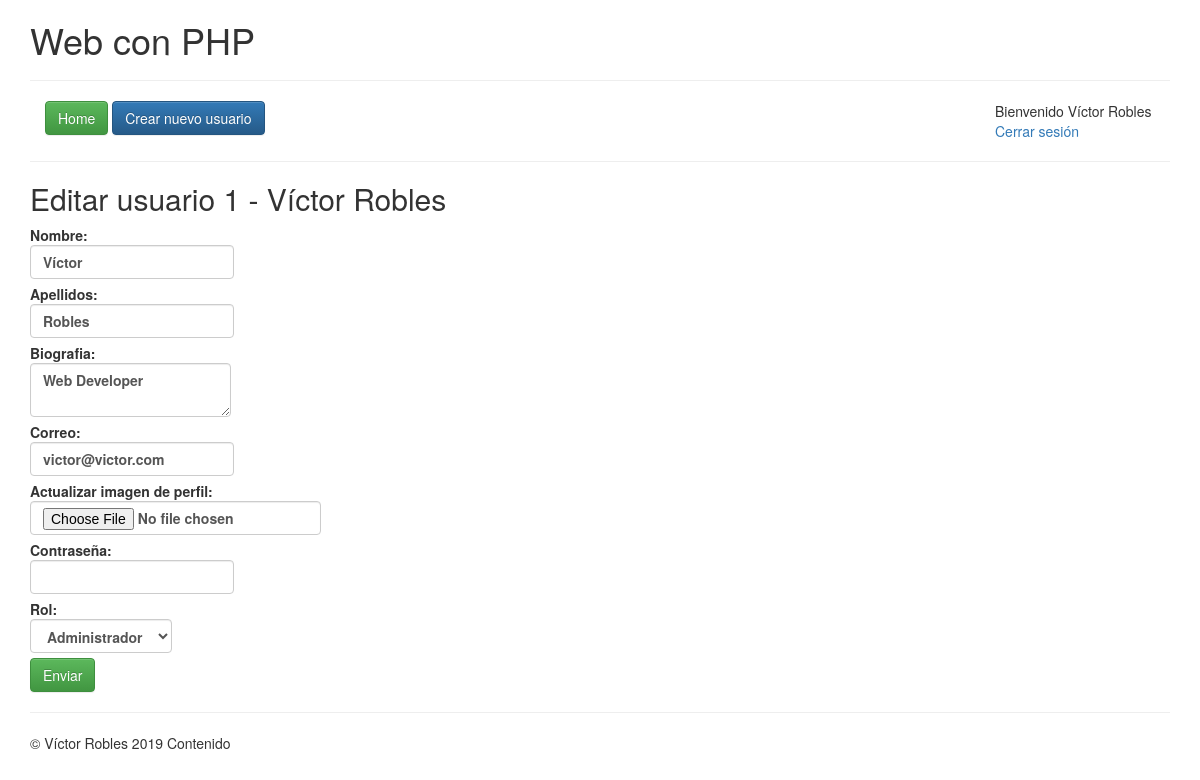
Page /app/editar.php?id=1 (signed in) on the committed database.
### tables this page shows
CREATE TABLE `users` (
  `user_id` int(255) NOT NULL,
  `name` varchar(50) DEFAULT NULL,
  `surname` varchar(255) DEFAULT NULL,
  `bio` text,
  `email` varchar(255) DEFAULT NULL,
  `password` varchar(255) DEFAULT NULL,
  `role` varchar(20) DEFAULT NULL,
  `image` varchar(255) DEFAULT NULL
);

### app/editar.php (the view, shortened to what this page needs)
<?php require_once 'includes/header.php'; ?>
<?php
function setValueField($data, $field, $textarea = false){
	if(isset($data) && count($data)>=1){
		if($textarea != false){
			echo $data[$field];
		}else{
			echo "value='{$data[$field]}'";
		}
	}
}
$id = $_GET["id"];
$user_query = mysqli_query($db, "SELECT * FROM users WHERE user_id = {$id}");
$user = mysqli_fetch_assoc($user_query);
?>
<h2>Editar usuario <?php echo $user["user_id"]." - ".$user["name"]." ".$user["surname"]; ?></h2>
<form action="" method="POST" enctype="multipart/form-data">
	<label for="name">Nombre:
		<input type="text" name="name" class="form-control" <?php setValueField($user, "name"); ?>/>
	</label>
	<br/>
	<label for="surname">
		Apellidos:
		<input type="text" name="surname" class="form-control" <?php setValueField($user, "surname"); ?>/>
	</label>
	<br/>
	<label for="bio">
		Biografia:
		<textarea name="bio" class="form-control"><?php setValueField($user, "bio", true); ?></textarea>
	</label>
	<br/>
	<label for="email">
		Correo:
		<input type="email" name="email" class="form-control" <?php setValueField($user, "email"); ?>/>
	</label>
	<br/>
	<label for="image">
		Actualizar imagen de perfil:
		<input type="file" name="image" class="form-control" />
	</label>
	<br/>
	<label for="password">
		Contraseña:
		<input type="password" name="password" class="form-control" />
	</label>
	<br/>
	<label for="role">
		Rol:
		<select name="role" class="form-control">
			<option value="1" <?php if($user["role"] == 1){ echo "selected='selected'"; } ?>>Administrador</option>
		</select>
	</label>
	<br/>
	<input type="submit" value="Enviar" name="submit" class="btn btn-success" />
</form>
<?php require_once 'includes/footer.php'; ?>

### rows in the picture
users: user_id "1", name "Víctor", surname "Robles", bio "Web Developer", email "victor@victor.com", role "Administrador"

### other values in the picture
$_SESSION["logged"]["name"] "Víctor"
$_SESSION["logged"]["surname"] "Robles"
$variable "Contenido"
